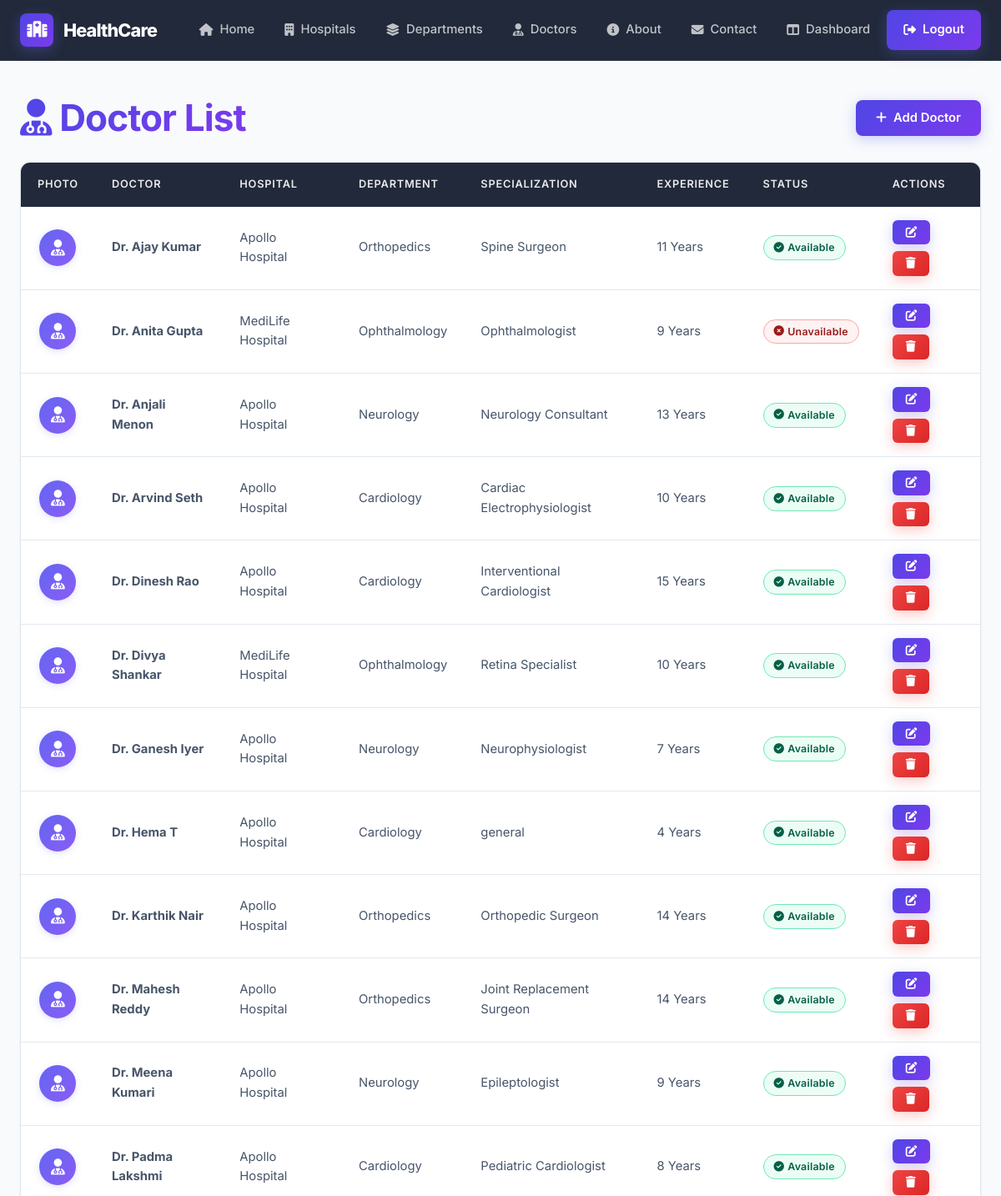
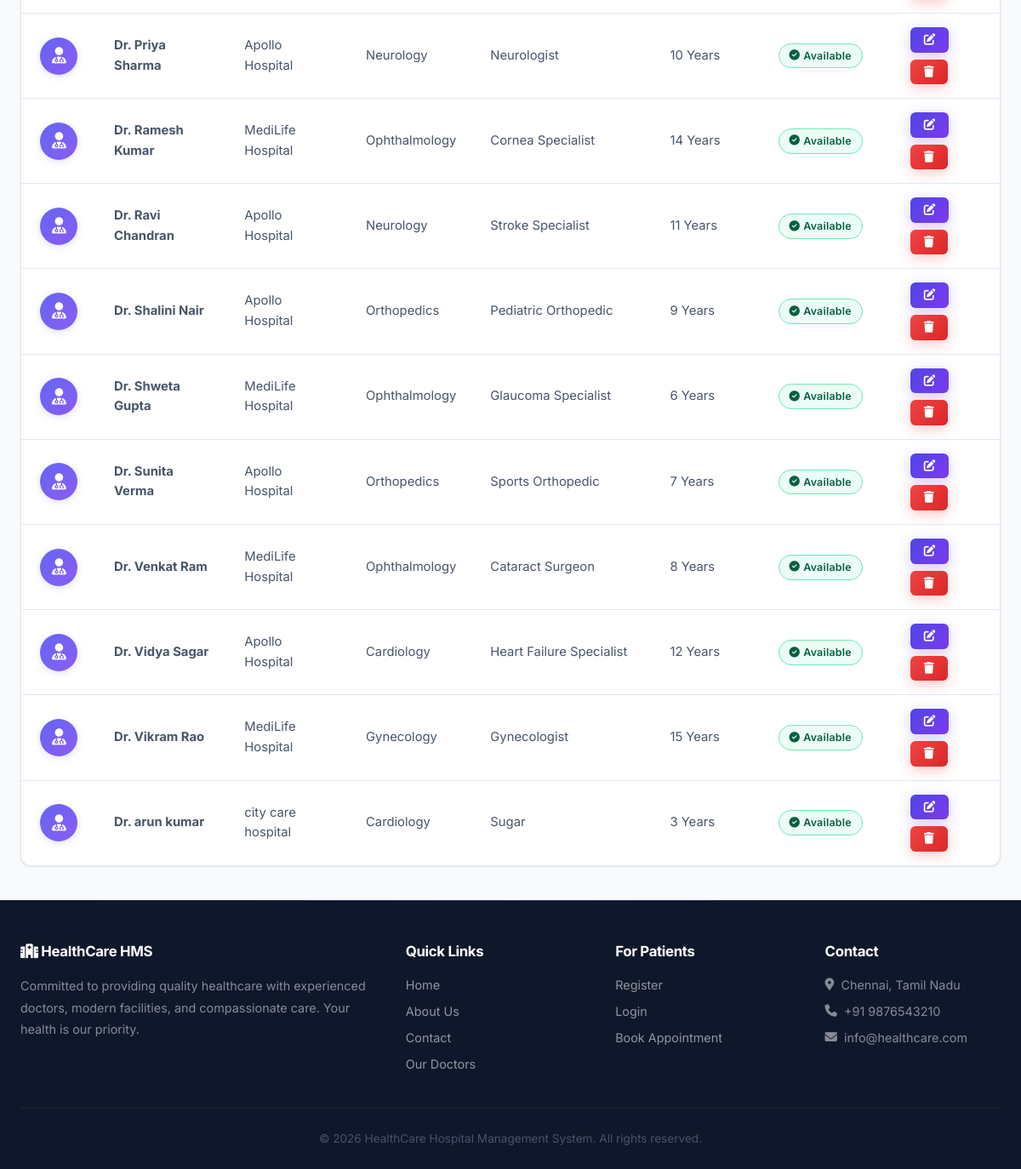
/dashboard/doctors/ (signed in), run on the app's committed database (2 pictures, top to bottom).
### hospital/models.py (models this page shows, shortened)
class Doctor(models.Model):
    user = models.OneToOneField(
        settings.AUTH_USER_MODEL,
        on_delete=models.CASCADE,
        limit_choices_to={"role": "DOCTOR"}
    )
    hospital = models.ForeignKey(
        Hospital,
        on_delete=models.CASCADE,
        related_name="doctors"
    )
    department = models.ForeignKey(
        Department,
        on_delete=models.CASCADE,
        related_name="doctors"
    )
    specialization = models.CharField(max_length=100)
    qualification = models.CharField(max_length=200)
    experience = models.PositiveIntegerField(
        help_text="Experience in years"
    )
    consultation_fee = models.DecimalField(
        max_digits=8,
        decimal_places=2
    )
    phone = models.CharField(max_length=15)
    photo = models.ImageField(
        upload_to="doctor_photos/",
        blank=True,
        null=True
    )
    available = models.BooleanField(default=True)
    created_at = models.DateTimeField(auto_now_add=True)

class Hospital(models.Model):
    name = models.CharField(max_length=200)
    address = models.TextField()
    phone = models.CharField(max_length=15)
    email = models.EmailField()
    logo = models.ImageField(upload_to="hospital_logos/", blank=True, null=True)
    description = models.TextField(blank=True)

class Department(models.Model):
    hospital = models.ForeignKey(
        Hospital,
        on_delete=models.CASCADE,
        related_name="departments"
    )
    name = models.CharField(max_length=100)
    description = models.TextField(blank=True)

### accounts/models.py (models this page shows, shortened)
class User(AbstractUser):
    ROLE_CHOICES = (
        ('ADMIN', 'Admin'),
        ('DOCTOR', 'Doctor'),
        ('PATIENT', 'Patient'),
    )
    role = models.CharField(
        max_length=20,
        choices=ROLE_CHOICES,
        default='PATIENT'
    )
    phone = models.CharField(max_length=15)

### dashboard/views.py (the view)
# urls.py: path("doctors/", views.doctor_list, name="admin_doctor_list"),
@login_required
def doctor_list(request):
    doctors = Doctor.objects.select_related("user", "hospital", "department").all().order_by("user__first_name")
    return render(request, "dashboard/doctor_list.html", {"doctors": doctors})

### dashboard/templates/dashboard/doctor_list.html (shortened to what this page needs)
{% extends 'base.html' %}
{% block content %}
<div class="section-heading animate-in">
    <h1><i class="fas fa-user-md"></i> Doctor List</h1>
    <a href="{% url 'add_doctor' %}" class="btn btn-primary">
        <i class="fas fa-plus"></i> Add Doctor
    </a>
</div>
<div class="animate-in animate-in-1">
    <div class="table-wrapper">
        <table>
            <thead>
                <tr>
                    <th>Photo</th>
                    <th>Doctor</th>
                    <th>Hospital</th>
                    <th>Department</th>
                    <th>Specialization</th>
                    <th>Experience</th>
                    <th>Status</th>
                    <th>Actions</th>
                </tr>
            </thead>
            <tbody>
                {% for doctor in doctors %}
                <tr>
                    <td>
                        {% if doctor.photo %}
                        <img src="{{ doctor.photo.url }}" alt="Doctor" style="width:44px;height:44px;border-radius:50%;object-fit:cover;">
                        {% else %}
                        <div class="avatar" style="width:44px;height:44px;margin:auto;"><i class="fas fa-user-md"></i></div>
                        {% endif %}
                    </td>
                    <td><strong>Dr. {{ doctor.user.get_full_name }}</strong></td>
                    <td>{{ doctor.hospital.name }}</td>
                    <td>{{ doctor.department.name }}</td>
                    <td>{{ doctor.specialization }}</td>
                    <td>{{ doctor.experience }} Years</td>
                    <td>
                        {% if doctor.available %}
                        <span class="badge badge-available"><i class="fas fa-check-circle"></i> Available</span>
                        {% else %}
                        <span class="badge badge-unavailable"><i class="fas fa-times-circle"></i> Unavailable</span>
                        {% endif %}
                    </td>
                    <td>
                        <div class="action-group">
                            <a href="{% url 'edit_doctor' doctor.id %}" class="btn btn-primary btn-sm">
                                <i class="fas fa-edit"></i>
                            </a>
                            <a href="{% url 'delete_doctor' doctor.id %}" class="btn btn-danger btn-sm" onclick="return confirm('Delete Dr. {{ doctor.user.get_full_name }}?')">
                                <i class="fas fa-trash"></i>
                            </a>
                        </div>
                    </td>
                </tr>
                {% empty %}
                <tr>
                    <td colspan="8" style="text-align:center;color:var(--text-muted);">
                        <i class="fas fa-user-md"></i> No doctors found.
                    </td>
                </tr>
                {% endfor %}
            </tbody>
        </table>
    </div>
</div>
{% endblock %}

### data on the page
Doctor: user.get_full_name "Ajay Kumar", hospital.name "Apollo Hospital", department.name "Orthopedics", specialization "Spine Surgeon", experience "11", available True (drawn)
Doctor: user.get_full_name "Anita Gupta", hospital.name "MediLife Hospital", department.name "Ophthalmology", specialization "Ophthalmologist", experience "9", available False (drawn)
Doctor: user.get_full_name "Anjali Menon", hospital.name "Apollo Hospital", department.name "Neurology", specialization "Neurology Consultant", experience "13", available True (drawn)
Doctor: user.get_full_name "Arvind Seth", hospital.name "Apollo Hospital", department.name "Cardiology", specialization "Cardiac Electrophysiologist", experience "10", available True (drawn)
Doctor: user.get_full_name "Dinesh Rao", hospital.name "Apollo Hospital", department.name "Cardiology", specialization "Interventional Cardiologist", experience "15", available True (drawn)
Doctor: user.get_full_name "Divya Shankar", hospital.name "MediLife Hospital", department.name "Ophthalmology", specialization "Retina Specialist", experience "10", available True (drawn)
Doctor: user.get_full_name "Ganesh Iyer", hospital.name "Apollo Hospital", department.name "Neurology", specialization "Neurophysiologist", experience "7", available True (drawn)
Doctor: user.get_full_name "Hema T", hospital.name "Apollo Hospital", department.name "Cardiology", specialization "general", experience "4", available True (drawn)
Doctor: user.get_full_name "Karthik Nair", hospital.name "Apollo Hospital", department.name "Orthopedics", specialization "Orthopedic Surgeon", experience "14", available True (drawn)
Doctor: user.get_full_name "Mahesh Reddy", hospital.name "Apollo Hospital", department.name "Orthopedics", specialization "Joint Replacement Surgeon", experience "14", available True (drawn)
Doctor: user.get_full_name "Meena Kumari", hospital.name "Apollo Hospital", department.name "Neurology", specialization "Epileptologist", experience "9", available True (drawn)
Doctor: user.get_full_name "Padma Lakshmi", hospital.name "Apollo Hospital", department.name "Cardiology", specialization "Pediatric Cardiologist", experience "8", available True (drawn)
Doctor: user.get_full_name "Priya Sharma", hospital.name "Apollo Hospital", department.name "Neurology", specialization "Neurologist", experience "10", available True (drawn)
Doctor: user.get_full_name "Ramesh Kumar", hospital.name "MediLife Hospital", department.name "Ophthalmology", specialization "Cornea Specialist", experience "14", available True (drawn)
Doctor: user.get_full_name "Ravi Chandran", hospital.name "Apollo Hospital", department.name "Neurology", specialization "Stroke Specialist", experience "11", available True (drawn)
Doctor: user.get_full_name "Shalini Nair", hospital.name "Apollo Hospital", department.name "Orthopedics", specialization "Pediatric Orthopedic", experience "9", available True (drawn)
Doctor: user.get_full_name "Shweta Gupta", hospital.name "MediLife Hospital", department.name "Ophthalmology", specialization "Glaucoma Specialist", experience "6", available True (drawn)
Doctor: user.get_full_name "Sunita Verma", hospital.name "Apollo Hospital", department.name "Orthopedics", specialization "Sports Orthopedic", experience "7", available True (drawn)
Doctor: user.get_full_name "Venkat Ram", hospital.name "MediLife Hospital", department.name "Ophthalmology", specialization "Cataract Surgeon", experience "8", available True (drawn)
Doctor: user.get_full_name "Vidya Sagar", hospital.name "Apollo Hospital", department.name "Cardiology", specialization "Heart Failure Specialist", experience "12", available True (drawn)
Doctor: user.get_full_name "Vikram Rao", hospital.name "MediLife Hospital", department.name "Gynecology", specialization "Gynecologist", experience "15", available True (drawn)
Doctor: user.get_full_name "arun kumar", hospital.name "city care hospital", department.name "Cardiology", specialization "Sugar", experience "3", available True (drawn)
